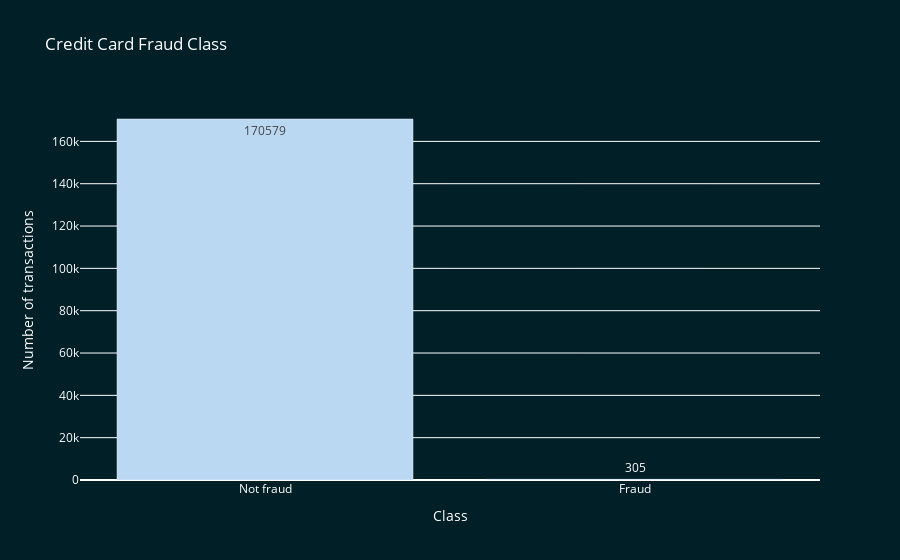

Here is the notebook cell this chart was saved with:
### Code cell
# Assuming train is already defined
temp = train["Class"].value_counts()
df = pd.DataFrame({'Class': temp.index, 'values': temp.values})
mapping = {0:'Not fraud',  1:'Fraud'}
df['Class'] = df['Class'].map(mapping)
trace = go.Bar(
    x=df['Class'],
    y=df['values'],
    name="Credit Card Fraud Class",
    marker=dict(color="#BBD8F2"),
    text=df['values']
)

data = [trace]
layout = dict(
    title='Credit Card Fraud Class',
    xaxis=dict(title='Class', showticklabels=True, categoryorder='total descending'), 
    yaxis=dict(title='Number of transactions'),
    hovermode='closest',
    plot_bgcolor='#011F26',  
    paper_bgcolor='#011F26',
    font=dict(color='white'), 
)

fig = go.Figure(data=data, layout=layout)
fig.show()

### Figure 1 — Plotly figure (JSON) as saved in the notebook; plotly's stock layout.template omitted (floating-point values rounded to 4 significant figures)
{"data": [{"marker": {"color": "#BBD8F2"}, "name": "Credit Card Fraud Class", "text": [170579, 305], "type": "bar", "x": ["Not fraud", "Fraud"], "y": [170579, 305]}], "layout": {"font": {"color": "white"}, "hovermode": "closest", "paper_bgcolor": "#011F26", "plot_bgcolor": "#011F26", "title": {"text": "Credit Card Fraud Class"}, "xaxis": {"categoryorder": "total descending", "showticklabels": true, "title": {"text": "Class"}}, "yaxis": {"title": {"text": "Number of transactions"}}}}
